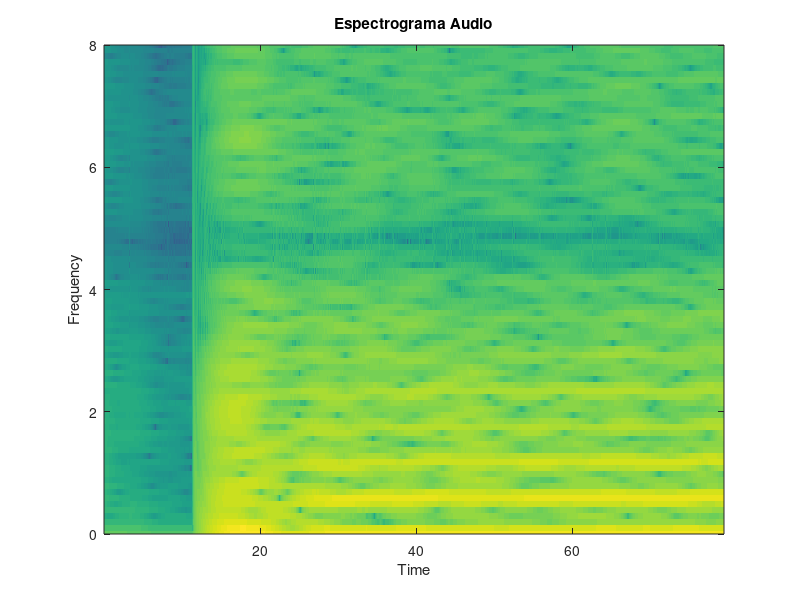

The MATLAB source for this figure:
clear all;

addpath('/usr/share/octave/packages/signal-1.3.2'); %incluye el specgram

load audio_det.mat;

frec_audio = fsa;
t_audio = 1/(2*pi*frec_audio); %tiempo muestreo audio
audio_length = length(xa_det);
N_muestras_audio = 4484;

v_frame_audio = 1: t_audio : ((audio_length-1)*t_audio);

%yts = specgram(brillo, 256, 1000, [], 200);

large = 512;
window = hamming(large);

figure;

specgram(xa_det, 2^nextpow2(large), frec_audio, window, large-1);
ylim([0  8]);
title('Espectrograma Audio');

print -djpg imagenes/punto_9_espectograma_cardiometro.jpg; %Octave
grid minor;
 
